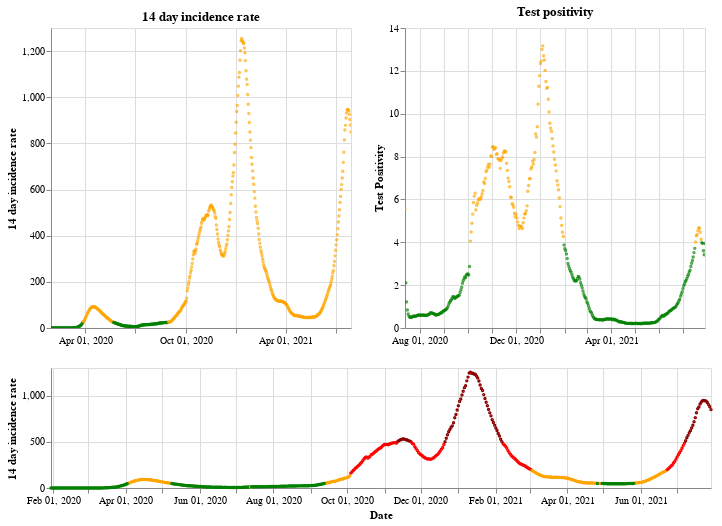

The code cell stored with this chart in its notebook:
### Markdown cell above
## England

### Code cell
plot_traffic_light('England')

### Figure 1 — Vega-Lite specification as saved in the notebook (floating-point values rounded to 4 significant figures; data arrays with more than 128 entries replaced by an {"elided": "..."} marker saying what was removed)
{"config": {"view": {"continuousWidth": 400, "continuousHeight": 300}}, "vconcat": [{"hconcat": [{"mark": {"type": "point", "size": 2}, "encoding": {"color": {"condition": {"value": "green", "test": "(datum.twoWeeklyCasesRate <= 25)"}, "value": "orange"}, "tooltip": [{"type": "nominal", "field": "areaName"}, {"type": "temporal", "field": "date"}, {"type": "quantitative", "field": "twoWeeklyCasesRate"}, {"type": "quantitative", "field": "testPositivity"}], "x": {"type": "temporal", "axis": {"title": ""}, "field": "date", "scale": {"domain": {"selection": "DateBrush"}}, "timeUnit": "yearmonthdate"}, "y": {"type": "quantitative", "axis": {"title": "14 day incidence rate"}, "field": "twoWeeklyCasesRate"}}, "title": "14 day incidence rate", "width": 300}, {"mark": {"type": "point", "size": 2}, "encoding": {"color": {"condition": {"value": "green", "test": "(datum.testPositivity <= 4)"}, "value": "orange"}, "tooltip": [{"type": "nominal", "field": "areaName"}, {"type": "temporal", "field": "date"}, {"type": "quantitative", "field": "twoWeeklyCasesRate"}, {"type": "quantitative", "field": "testPositivity"}], "x": {"type": "temporal", "axis": {"title": ""}, "field": "date", "scale": {"domain": {"selection": "DateBrush"}}, "timeUnit": "yearmonthdate"}, "y": {"type": "quantitative", "axis": {"title": "Test Positivity"}, "field": "testPositivity"}}, "title": "Test positivity", "width": 300}]}, {"layer": [{"mark": {"type": "point", "size": 2}, "encoding": {"color": {"condition": {"value": "orange", "test": "(((datum.testPositivity < 4) && (datum.twoWeeklyCasesRate >= 50)) && (datum.twoWeeklyCasesRate < 200))"}, "value": "red"}, "opacity": {"condition": {"value": 1, "test": "((datum.twoWeeklyCasesRate >= 50) && (datum.twoWeeklyCasesRate < 500))"}, "value": 0}, "tooltip": [{"type": "nominal", "field": "areaName"}, {"type": "temporal", "field": "date"}, {"type": "quantitative", "field": "twoWeeklyCasesRate"}, {"type": "quantitative", "field": "testPositivity"}], "x": {"type": "temporal", "axis": {"title": "Date"}, "field": "date", "timeUnit": "yearmonthdate"}, "y": {"type": "quantitative", "axis": {"title": "14 day incidence rate"}, "field": "twoWeeklyCasesRate"}}, "selection": {"DateBrush": {"type": "interval", "encodings": ["x"], "fields": ["Time"]}}}, {"mark": {"type": "point", "size": 2}, "encoding": {"color": {"value": "darkred"}, "opacity": {"condition": {"value": 1, "test": "(datum.twoWeeklyCasesRate >= 500)"}, "value": 0}, "tooltip": [{"type": "nominal", "field": "areaName"}, {"type": "temporal", "field": "date"}, {"type": "quantitative", "field": "twoWeeklyCasesRate"}, {"type": "quantitative", "field": "testPositivity"}], "x": {"type": "temporal", "axis": {"title": "Date"}, "field": "date", "timeUnit": "yearmonthdate"}, "y": {"type": "quantitative", "axis": {"title": "14 day incidence rate"}, "field": "twoWeeklyCasesRate"}}}, {"mark": {"type": "point", "size": 2}, "encoding": {"color": {"condition": {"value": "green", "test": "((datum.testPositivity < 4) && (datum.twoWeeklyCasesRate < 50))"}, "value": "orange"}, "opacity": {"condition": {"value": 1, "test": "(datum.twoWeeklyCasesRate < 50)"}, "value": 0}, "tooltip": [{"type": "nominal", "field": "areaName"}, {"type": "temporal", "field": "date"}, {"type": "quantitative", "field": "twoWeeklyCasesRate"}, {"type": "quantitative", "field": "testPositivity"}], "x": {"type": "temporal", "axis": {"title": "Date"}, "field": "date", "timeUnit": "yearmonthdate"}, "y": {"type": "quantitative", "axis": {"title": "14 day incidence rate"}, "field": "twoWeeklyCasesRate"}}}], "height": 120, "width": 660}], "data": {"name": "data-d8110c6562d3a677a3a8f97125adc070"}, "$schema": "https://vega.github.io/schema/vega-lite/v4.8.1.json", "datasets": {"data-d8110c6562d3a677a3a8f97125adc070": {"elided": "547 records"}}}
